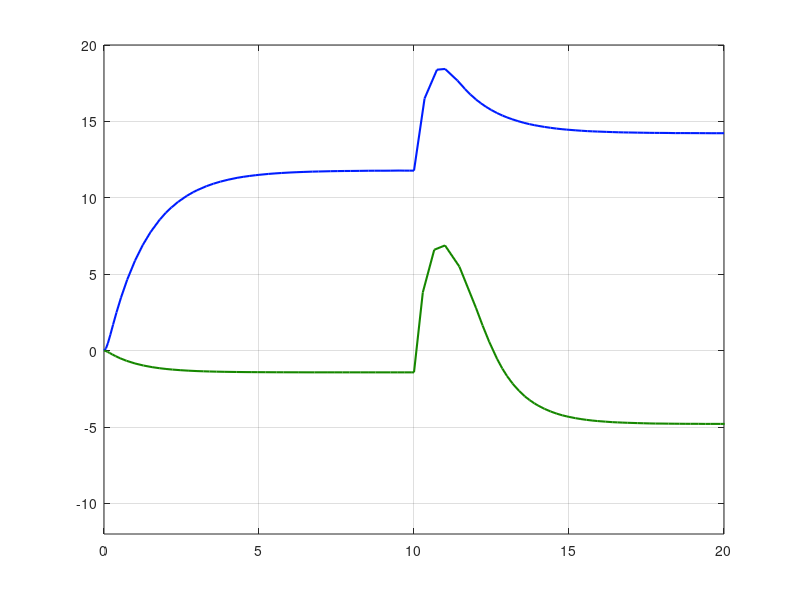

Recreate this plot in MATLAB. (Note: this script raises an error after producing the figure.)
%% Thesis Code Simulation Script
%
clear all

%%
% Load Table Data for Force/Thrust Curves

load('Speed_High_Linear_FF_OPT')
load('Speed_High_Linear_No_FF_2_OPT')
% j1 = [1,2,3];
% j2 = [5,6,4,7,8];
% j3 = [10,11,9,12];
j1 = [1];
j2 = [1];
figure(1)
clf()
rg = 255;
C = {[186/rg 18/rg 18/rg],[22/rg 135/rg 0/rg],[252/rg 172/rg 0/rg],[0/rg 29/rg 255/rg],[0/rg 128/rg 128/rg]}; % Plot Color Array
%   subplot(3,1,1)
% for i=1:length(j1)
%     plot(tc_lin{j1(i)},surgec_lin{j1(i)},'Color',C{i})
%     grid on
%     grid minor
%     hold on
% end
% xlim([0 180])
% hline = refline([0 1.5]);
% hline.Color = 'r';hline.LineStyle = '--';hline.LineWidth = 1.5;
% legend('Kp=1.0','Kp=10','Kp=100','1.5 m/s',...
%     'Location','bestoutside')
% % legend('Ki=100','Ki=250','Ki=500','Ki=750','Ki=1000','1.5 m/s',...
% %     'Location','bestoutside')
% xlabel('Time [s]')
% ylabel('Speed [m/s]')
% 
%     subplot(3,1,2)
% for i=1:length(j2)
% 
%     plot(tc_lin{j2(i)},surgec_lin{j2(i)},'Color',C{i})
%     grid on
%     grid minor
%     hold on
% end
% % xlim([9 15])
% 
% xlim([0 180])
% hline = refline([0 1.5]);
% hline.Color = 'r';hline.LineStyle = '--';hline.LineWidth = 1.5;
% % ylim([0 0.5])
% % xlim([0 30])
% xlabel('Time [s]')
% ylabel('Speed [m/s]')
% legend('Ki=0.01','Ki=0.1','Ki=1.0','Ki=10','Ki=100','1.50 m/s',...
%     'Location','bestoutside')
% % legend('Ki=100','Ki=250','Ki=500','Ki=750','Ki=1000','1.5 m/s',...
% %     'Location','bestoutside')
% 
%     subplot(3,1,3)
% for i=1:length(j3)
% 
%     plot(tc_lin{j3(i)},surgec_lin{j3(i)},'Color',C{i})
%     grid on
%     hold on
% end
% xlim([0 180])
%     grid minor
% % xlim([59 90])
% hline = refline([0 1.5]);
% hline.Color = 'r';hline.LineStyle = '--';hline.LineWidth = 1.5;
% % 
% 
% % xlim([0 30])
% legend('Kd=0.01','Kd=0.1','Kd=1.0','Kd=10','1.50 m/s',...
%     'Location','bestoutside')
% 
% xlabel('Time [s]')
% ylabel('Speed [m/s]')
% 
% set(gcf,'color','w');
% export_fig speed_high_FF.png -png -r300 -painters


% 
% Optimized Plots
plot(tc_lin{1},integc_lin{1},'Color',C{4},'LineWidth',1.5)
hold on
grid on
plot(tc_lin_FF{1},integc_lin_FF{1},'Color',C{2},'LineWidth',1.5)
% hline = refline([0 1.5]);
% hline.Color = 'r';hline.LineStyle = '--';hline.LineWidth = 1.2;
% 

xlim([0 20])
ylim([-12 20])
legend('Without Feed-Forward Compensation','With Feed-Forward Compensation',...
    'Location','se')

xlabel('Time [s]')
ylabel('Integrator Effect [-]')
grid minor

set(gcf,'color','w');
export_fig speed_high_opt_FF_INT.png -png -r300 -painters
